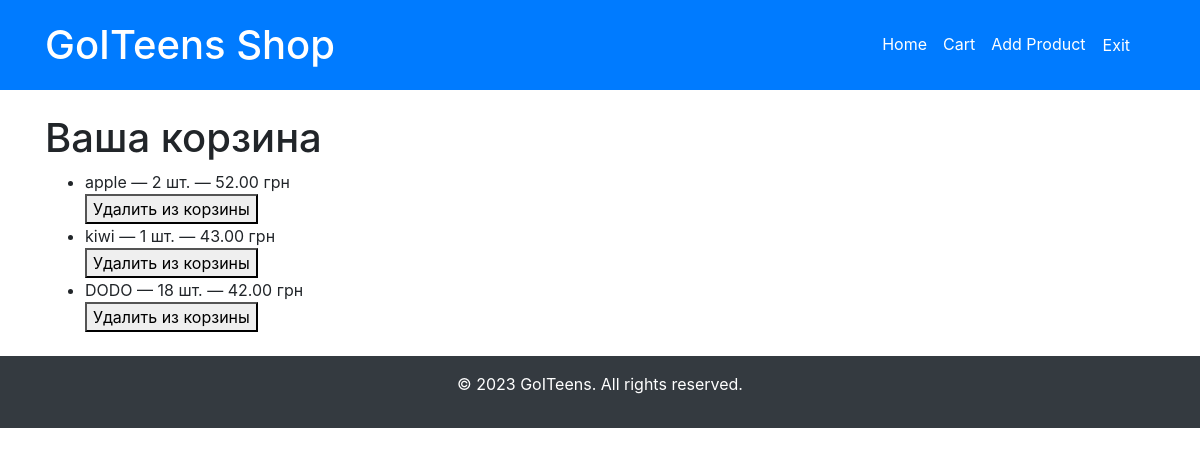
The page /cart/ (signed in) on the database as committed earlier.
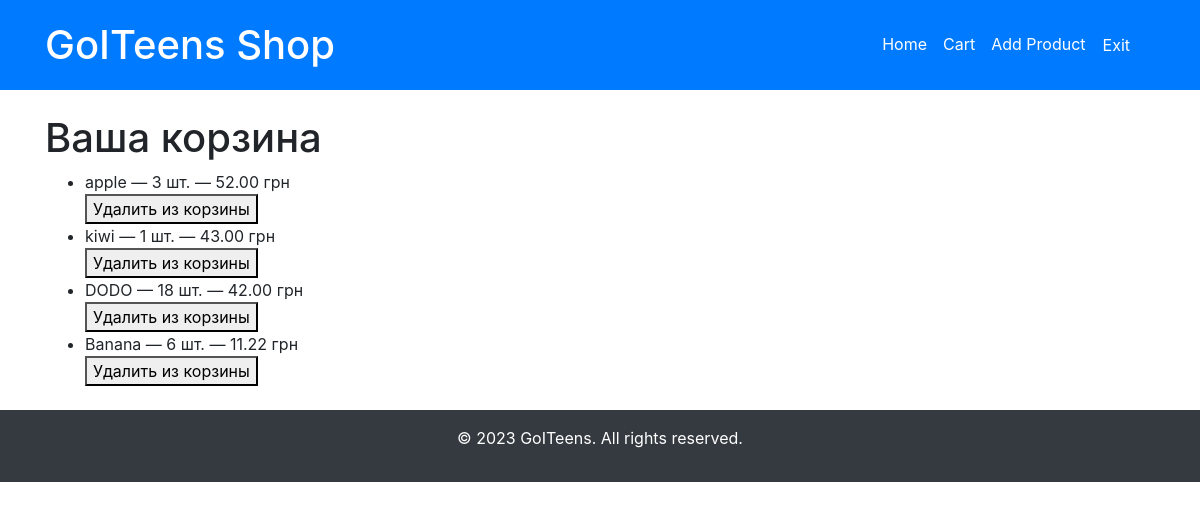
The same page on the database as committed later.
### myapp/models.py (models this page shows, shortened)
class CartItem(models.Model):
    user = models.ForeignKey(User, on_delete=models.CASCADE)
    product = models.ForeignKey(Product, on_delete=models.CASCADE)
    count = models.PositiveIntegerField(default=1)

class Product(models.Model):
    name = models.CharField(max_length=100)
    description = models.TextField()
    price = models.DecimalField(max_digits=10, decimal_places=2)
    is_top = models.BooleanField(default=False)
    photo = models.CharField(max_length=20, null=True)

### myapp/views.py (the view)
# urls.py: path('cart/', cart_view, name='cart'),
def cart_view(request):
    if not request.user.is_authenticated:
        return redirect('login')
    cart_items = CartItem.objects.filter(user=request.user)
    return render(request, 'cart.html', {'cart_items': cart_items})

### myapp/templates/cart.html (shortened to what this page needs)
{% extends 'base.html' %}
{% block content %}
    <h1>Ваша корзина</h1>
    <ul>
      {% for item in cart_items %}
        <li>
          {{ item.product.name }} — {{ item.count }} шт. — {{ item.product.price }} грн
          <form method="post" action="{% url 'remove_from_cart' item.product.id %}">
            <button type="submit">Удалить из корзины</button>
          </form>
        </li>
      {% endfor %}
    </ul>
{% endblock %}

Rows that differ between the two databases and show on the page:
changed CartItem "apple": count "2" → "3"
added CartItem: product.name "Banana", count "6", product.price "11.22"
